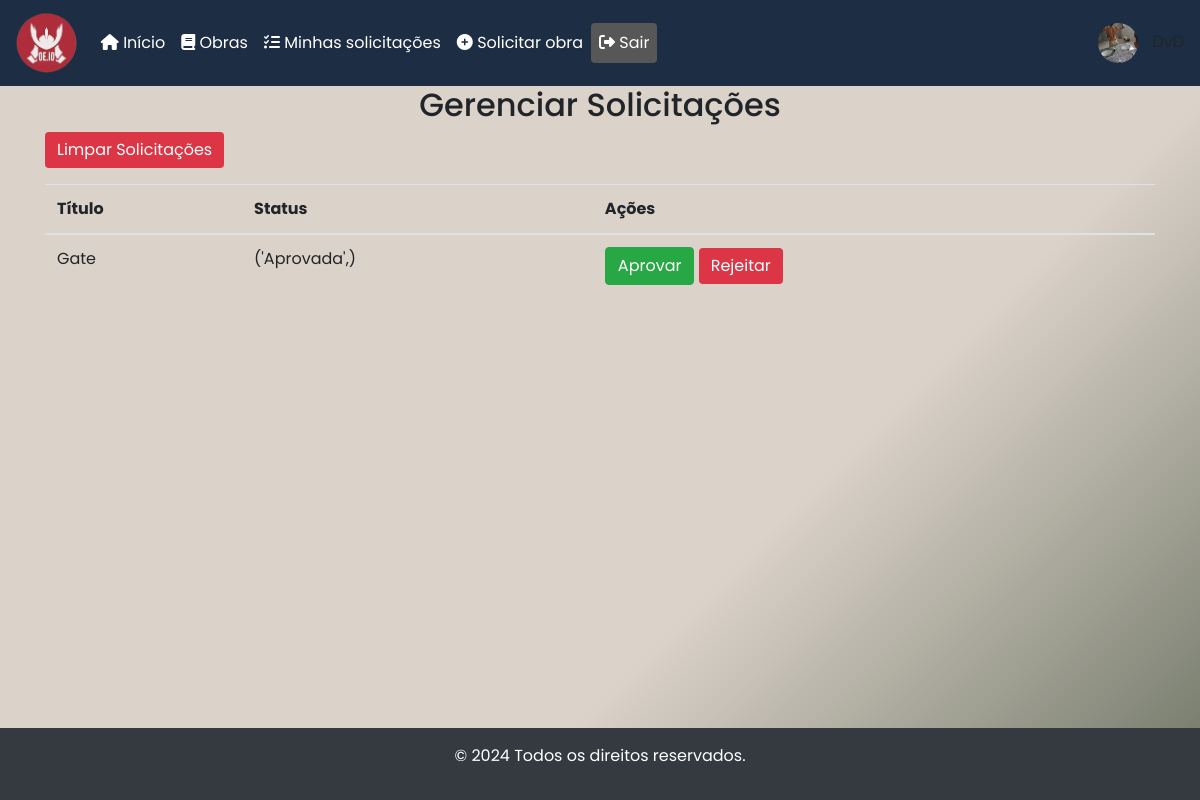
/gerenciar-solicitacoes/ (signed in), run on an earlier commit of the app's database.
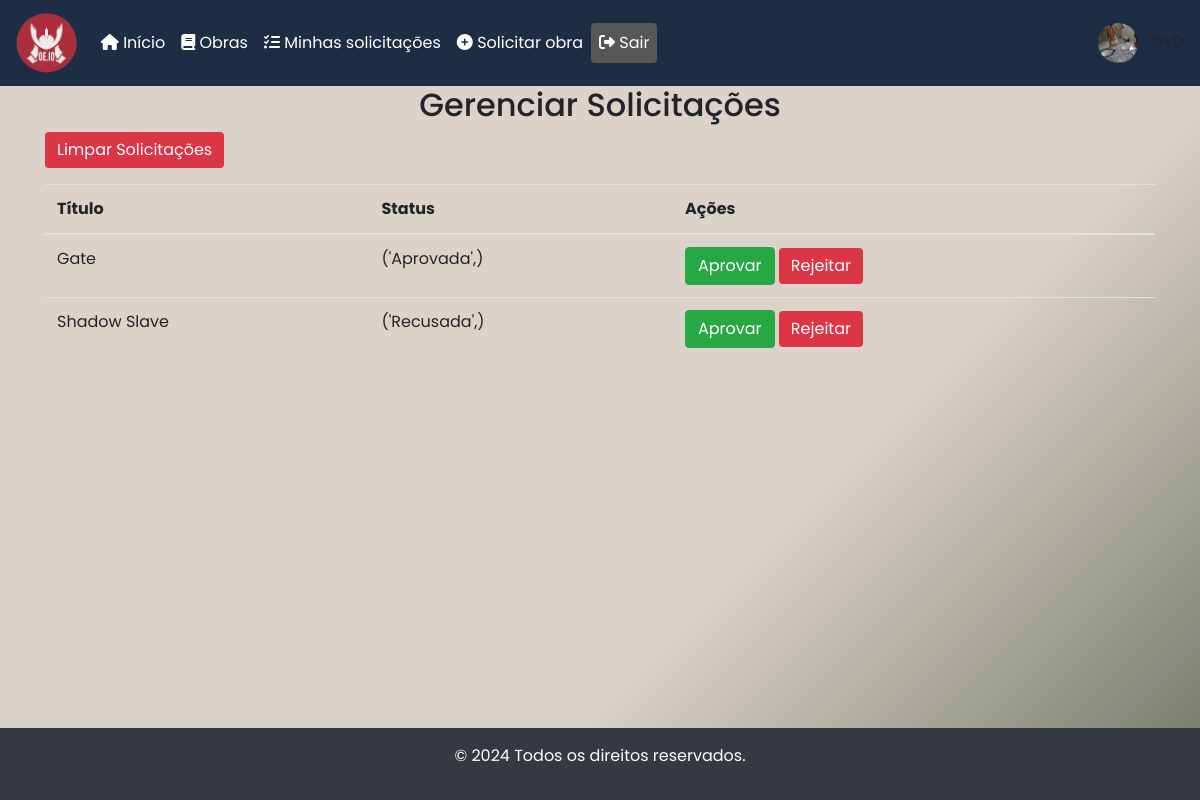
And on a later commit of the database.
### core/models.py (models this page shows, shortened)
class SolicitacaoObra(models.Model):
    usuario = models.ForeignKey(User, on_delete=models.CASCADE, related_name="solicitacoes")
    titulo = models.CharField(max_length=200)
    data_solicitacao = models.DateTimeField(auto_now_add=True)
    status = models.CharField(
        max_length=20,
        choices=(
            ('Pendente', 'Pendente'),
            ('Aprovada', 'Aprovada'),
            ('Recusada', 'Recusada')
        ),
        default='Pendente'
    )

### core/views.py (the view)
# urls.py: path('gerenciar-solicitacoes/', views.gerenciar_solicitacoes, name='gerenciar_solicitacoes'),
@login_required# Apenas administradores
def gerenciar_solicitacoes(request):
    solicitacoes = SolicitacaoObra.objects.all()
    return render(request, 'gerenciar_solicitacoes.html', {'solicitacoes': solicitacoes})

### core/templates/gerenciar_solicitacoes.html (shortened to what this page needs)
{% extends 'modelo.html' %}
{% load static %}
{% block conteudo %}
<div class="container">
    <h2 class="text-center">Gerenciar Solicitações</h2>
    <form action="{% url 'limpar_solicitacoes' %}" method="post">
        <button type="submit" class="btn btn-danger mb-3">Limpar Solicitações</button>
    </form>
    <table class="table">
        <thead>
            <tr>
                <th>Título</th>
                <th>Status</th>
                <th>Ações</th>
            </tr>
        </thead>
        <tbody>
            {% for solicitacao in solicitacoes %}
            <tr>
                <td>{{ solicitacao.titulo }}</td>
                <td>{{ solicitacao.status }}</td>
                <td>
                    <a href="{% url 'confirmar_solicitacao' solicitacao.id %}" class="btn btn-success">Aprovar</a>
                    <a href="{% url 'rejeitar_solicitacao' solicitacao.id %}" class="btn btn-danger">Rejeitar</a>
                </td>
            </tr>
            {% endfor %}
        </tbody>
    </table>
</div>
{% endblock %}

What changed in the data, as far as the page shows it:
added SolicitacaoObra: titulo "Shadow Slave", status "('Recusada',)"
